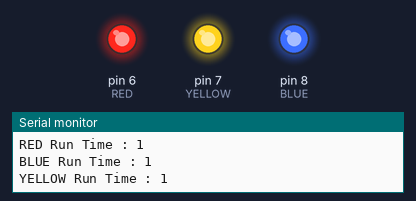
Bench run of a sketch on a simulated Arduino Uno, built with avr-gcc and run on an emulated ATmega328P. On the bench: output pins drawn as LEDs (lit = HIGH), the last lines printed to the serial monitor.

Above: at 0.7 s.
At 5.2 s:
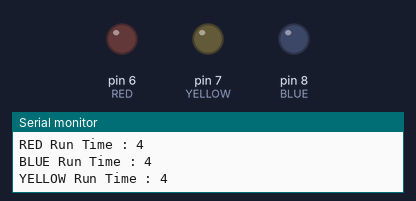
Timing chart, 0 to 6.9 s (numbered marks = the images above):
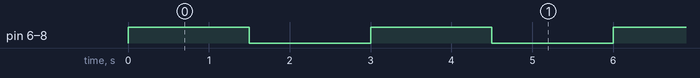

Measured:
- by itself, pin 6 (RED), pin 8 (BLUE): alternates HIGH for 1.5 s and LOW for 1.5 s
- by itself, pin 7 (YELLOW): alternates HIGH for 1.5 s and LOW for 1.5 s, 7 changes in all, then stays HIGH

The sketch:

Suspending_a_task.ino
```cpp
#include <Arduino_FreeRTOS.h>

#define RED 6
#define YELLOW 7
#define BLUE 8

typedef int TaskProfiler;

TaskProfiler RedLEDProfiler;
TaskProfiler YellowLEDProfiler;
TaskProfiler BlueLEDProfiler;

TaskHandle_t blue_Handle, red_Handle, yellow_Handle;
int32_t suspend_monitor;
void setup() {
  Serial.begin(9600);
  xTaskCreate(redLedControllerTask,
              "Red LED Task",
              100,
              NULL,
              1,
              &red_Handle);
  xTaskCreate(blueLedControllerTask,
              "Blue LED Task",
              100,
              NULL,
              1,
              &blue_Handle);
  xTaskCreate(yellowLedControllerTask,
              "Yellow LED Task",
              100,
              NULL,
              1,
              &yellow_Handle);
}

void redLedControllerTask(void *pvParameters) {
  pinMode(RED, OUTPUT);
  while (1) {
    digitalWrite(RED, digitalRead(RED) ^ 1);
    RedLEDProfiler++;
    Serial.print("RED Run Time : ");
    Serial.println(RedLEDProfiler);
    vTaskDelay(100);
  }
}

void blueLedControllerTask(void *pvParameters) {
  pinMode(BLUE, OUTPUT);
  while (1) {
    digitalWrite(BLUE, digitalRead(BLUE) ^ 1);
    BlueLEDProfiler++;
    Serial.print("BLUE Run Time : ");
    Serial.println(BlueLEDProfiler);
    if (suspend_monitor >= 7) {
      vTaskSuspend(yellow_Handle);
    }
    vTaskDelay(100);
  }
}

void yellowLedControllerTask(void *pvParameters) {
  pinMode(YELLOW, OUTPUT);
  while (1) {
    suspend_monitor++;
    digitalWrite(YELLOW, digitalRead(YELLOW) ^ 1);
    YellowLEDProfiler++;
    Serial.print("YELLOW Run Time : ");
    Serial.println(YellowLEDProfiler);
    vTaskDelay(100);
  }
}

void loop() {}
```
